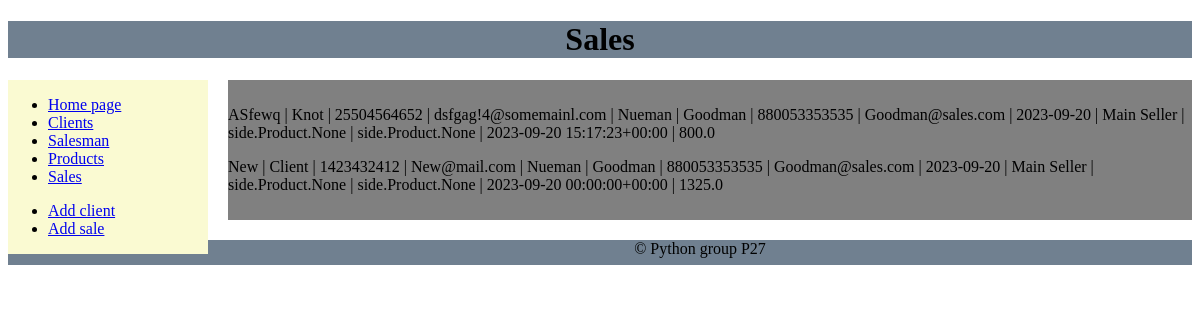
The page /show_sales/ on the database its author committed.
### side/models.py (models this page shows)
class Sales(models.Model):
    client = models.ForeignKey("Client", on_delete=models.RESTRICT, related_name='sales')
    salesman = models.ForeignKey("Salesman", on_delete=models.RESTRICT, related_name='sales')
    product = models.ManyToManyField("Product", related_name='sales')
    sales_date = models.DateTimeField()
    cash_amount = models.FloatField()
    def __str__(self):
        return f'{self.client} | {self.salesman} | {self.product} | {self.product} | {self.sales_date} | {self.cash_amount}'

class Client(models.Model):
    name = models.CharField(max_length=50)
    lastname = models.CharField(max_length=50)
    phone = models.CharField(max_length=50)
    email = models.EmailField(max_length=254)
    def __str__(self):
        return f'{self.name} | {self.lastname} | {self.phone} | {self.email}'

class Salesman(models.Model):
    name = models.CharField(max_length=50)
    lastname = models.CharField(max_length=50)
    phone = models.CharField(max_length=50)
    email = models.EmailField(max_length=254)
    employment_date = models.DateField()
    position = models.CharField(max_length=50)
    def __str__(self):
        return f'{self.name} | {self.lastname} | {self.phone} | {self.email} | {self.employment_date} | {self.position}'

### side/views.py (the view)
# urls.py: path('show_sales/', views.show_sales, name='show_sales'),
def show_sales(request):
    data = Sales.objects.all()
    return render(request, 'sales.html', {'data': data})

### side/templates/sales.html
{% extends 'base.html' %}
{% block navigation %}
    {% include 'nav.html' %}
{% endblock navigation %}
{% block content %}
    {% for sales in data %}
        <p>{{sales}}</p>
    {% endfor %}
{% endblock content %}

### main/templates/base.html (shortened to what this page needs)
{% load static %}
<!DOCTYPE html>
<html lang="en">
<head>
</head>
<body>
    <div class="header"><h1>Sales</h1></div>
    <div class="navigation">
        {% block navigation %}
        {% endblock navigation %}
    </div>
    <div class="content">
        {% block content %}
        {% endblock content %}
    </div>
    <div class="footer">
        &copy; Python group P27
    </div>
</body>
</html>

### side/templates/nav.html
<ul>
    <li><a href="{% url 'index' %}">Home page</a></li>
    <li><a href="{% url 'show_clients' %}">Clients</a></li>
    <li><a href="{% url 'show_salesman' %}">Salesman</a></li>
    <li><a href="{% url 'show_products' %}">Products</a></li>
    <li><a href="{% url 'show_sales' %}">Sales</a></li>
</ul>
<ul>
    <li><a href="{% url 'add_client' %}">Add client</a></li>
    <li><a href="{% url 'add_sale' %}">Add sale</a></li>
</ul>

### main/templates/base.html (style rules this page uses)
.header { text-align: center; background-color: slategray; }
.navigation { float: left; width: 200px; background-color: lightgoldenrodyellow; }
.content { margin-left: 220px; margin-bottom: 20px; background-color: grey; padding-top: 10px; padding-bottom: 10px; }
.footer { text-align: center; background-color: slategray; height: 25px; }

### rows shown on the page
Sales: client+salesman+id "ASfewq | Knot | 25504564652 | dsfgag!4@somemainl.com | Nueman | Goodman | 880053353535 | Goodman@sales.com | 2023-09-20 | Main Seller | side.Product.None | side.Product.None | 2023-09-20 15:17:23+00:00 | 800.0"
Sales: client+salesman+id "New | Client | 1423432412 | New@mail.com | Nueman | Goodman | 880053353535 | Goodman@sales.com | 2023-09-20 | Main Seller | side.Product.None | side.Product.None | 2023-09-20 00:00:00+00:00 | 1325.0"
